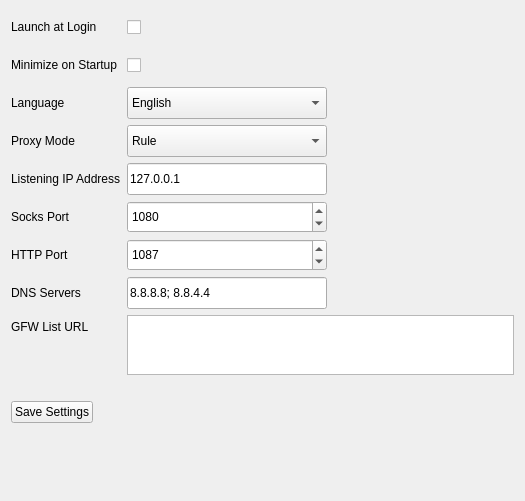
<?xml version="1.0" encoding="UTF-8"?>
<ui version="4.0">
 <class>SettingsPage</class>
 <widget class="QWidget" name="SettingsPage">
  <property name="geometry">
   <rect>
    <x>0</x>
    <y>0</y>
    <width>525</width>
    <height>501</height>
   </rect>
  </property>
  <property name="windowTitle">
   <string>Form</string>
  </property>
  <layout class="QVBoxLayout" name="verticalLayout">
   <item>
    <layout class="QFormLayout" name="formLayout">
     <item row="0" column="0">
      <widget class="ClickableLabel" name="LaunchLabel">
       <property name="minimumSize">
        <size>
         <width>0</width>
         <height>32</height>
        </size>
       </property>
       <property name="maximumSize">
        <size>
         <width>240</width>
         <height>32</height>
        </size>
       </property>
       <property name="text">
        <string>Launch at Login</string>
       </property>
      </widget>
     </item>
     <item row="0" column="1">
      <widget class="QCheckBox" name="LaunchAtLogin">
       <property name="sizePolicy">
        <sizepolicy hsizetype="Minimum" vsizetype="Preferred">
         <horstretch>0</horstretch>
         <verstretch>0</verstretch>
        </sizepolicy>
       </property>
       <property name="minimumSize">
        <size>
         <width>200</width>
         <height>32</height>
        </size>
       </property>
       <property name="maximumSize">
        <size>
         <width>200</width>
         <height>32</height>
        </size>
       </property>
       <property name="layoutDirection">
        <enum>Qt::LeftToRight</enum>
       </property>
       <property name="text">
        <string/>
       </property>
      </widget>
     </item>
     <item row="1" column="1">
      <widget class="QCheckBox" name="HideWindowOnStartUp">
       <property name="sizePolicy">
        <sizepolicy hsizetype="Minimum" vsizetype="Preferred">
         <horstretch>0</horstretch>
         <verstretch>0</verstretch>
        </sizepolicy>
       </property>
       <property name="minimumSize">
        <size>
         <width>200</width>
         <height>32</height>
        </size>
       </property>
       <property name="maximumSize">
        <size>
         <width>200</width>
         <height>32</height>
        </size>
       </property>
       <property name="layoutDirection">
        <enum>Qt::LeftToRight</enum>
       </property>
       <property name="text">
        <string/>
       </property>
       <property name="tristate">
        <bool>false</bool>
       </property>
      </widget>
     </item>
     <item row="1" column="0">
      <widget class="ClickableLabel" name="StartUpLabel">
       <property name="minimumSize">
        <size>
         <width>0</width>
         <height>32</height>
        </size>
       </property>
       <property name="maximumSize">
        <size>
         <width>240</width>
         <height>32</height>
        </size>
       </property>
       <property name="text">
        <string>Minimize on Startup</string>
       </property>
      </widget>
     </item>
     <item row="2" column="1">
      <widget class="QComboBox" name="LanguageBox">
       <property name="sizePolicy">
        <sizepolicy hsizetype="Expanding" vsizetype="Preferred">
         <horstretch>0</horstretch>
         <verstretch>0</verstretch>
        </sizepolicy>
       </property>
       <property name="minimumSize">
        <size>
         <width>100</width>
         <height>32</height>
        </size>
       </property>
       <property name="maximumSize">
        <size>
         <width>200</width>
         <height>32</height>
        </size>
       </property>
       <item>
        <property name="text">
         <string>English</string>
        </property>
       </item>
       <item>
        <property name="text">
         <string>简体中文</string>
        </property>
       </item>
      </widget>
     </item>
     <item row="2" column="0">
      <widget class="QLabel" name="label_3">
       <property name="sizePolicy">
        <sizepolicy hsizetype="Preferred" vsizetype="Preferred">
         <horstretch>0</horstretch>
         <verstretch>0</verstretch>
        </sizepolicy>
       </property>
       <property name="minimumSize">
        <size>
         <width>0</width>
         <height>32</height>
        </size>
       </property>
       <property name="maximumSize">
        <size>
         <width>200</width>
         <height>32</height>
        </size>
       </property>
       <property name="text">
        <string>Language</string>
       </property>
      </widget>
     </item>
     <item row="3" column="1">
      <widget class="QComboBox" name="ProxyMode">
       <property name="sizePolicy">
        <sizepolicy hsizetype="Expanding" vsizetype="Preferred">
         <horstretch>0</horstretch>
         <verstretch>0</verstretch>
        </sizepolicy>
       </property>
       <property name="minimumSize">
        <size>
         <width>100</width>
         <height>32</height>
        </size>
       </property>
       <property name="maximumSize">
        <size>
         <width>200</width>
         <height>32</height>
        </size>
       </property>
       <item>
        <property name="text">
         <string>Rule</string>
        </property>
       </item>
       <item>
        <property name="text">
         <string>Global</string>
        </property>
       </item>
       <item>
        <property name="text">
         <string>Direct</string>
        </property>
       </item>
      </widget>
     </item>
     <item row="3" column="0">
      <widget class="QLabel" name="label_4">
       <property name="sizePolicy">
        <sizepolicy hsizetype="Preferred" vsizetype="Preferred">
         <horstretch>0</horstretch>
         <verstretch>0</verstretch>
        </sizepolicy>
       </property>
       <property name="minimumSize">
        <size>
         <width>0</width>
         <height>32</height>
        </size>
       </property>
       <property name="maximumSize">
        <size>
         <width>200</width>
         <height>32</height>
        </size>
       </property>
       <property name="text">
        <string>Proxy Mode</string>
       </property>
      </widget>
     </item>
     <item row="4" column="0">
      <widget class="QLabel" name="label_5">
       <property name="sizePolicy">
        <sizepolicy hsizetype="Preferred" vsizetype="Preferred">
         <horstretch>0</horstretch>
         <verstretch>0</verstretch>
        </sizepolicy>
       </property>
       <property name="minimumSize">
        <size>
         <width>0</width>
         <height>32</height>
        </size>
       </property>
       <property name="maximumSize">
        <size>
         <width>200</width>
         <height>32</height>
        </size>
       </property>
       <property name="text">
        <string>Listening IP Address</string>
       </property>
      </widget>
     </item>
     <item row="4" column="1">
      <widget class="QLineEdit" name="ListeningIp">
       <property name="sizePolicy">
        <sizepolicy hsizetype="Expanding" vsizetype="Preferred">
         <horstretch>0</horstretch>
         <verstretch>0</verstretch>
        </sizepolicy>
       </property>
       <property name="minimumSize">
        <size>
         <width>100</width>
         <height>32</height>
        </size>
       </property>
       <property name="maximumSize">
        <size>
         <width>200</width>
         <height>32</height>
        </size>
       </property>
       <property name="text">
        <string>127.0.0.1</string>
       </property>
      </widget>
     </item>
     <item row="5" column="0">
      <widget class="QLabel" name="label_7">
       <property name="sizePolicy">
        <sizepolicy hsizetype="Preferred" vsizetype="Preferred">
         <horstretch>0</horstretch>
         <verstretch>0</verstretch>
        </sizepolicy>
       </property>
       <property name="minimumSize">
        <size>
         <width>0</width>
         <height>32</height>
        </size>
       </property>
       <property name="maximumSize">
        <size>
         <width>200</width>
         <height>32</height>
        </size>
       </property>
       <property name="text">
        <string>Socks Port</string>
       </property>
      </widget>
     </item>
     <item row="5" column="1">
      <widget class="QSpinBox" name="SocksPort">
       <property name="sizePolicy">
        <sizepolicy hsizetype="Expanding" vsizetype="Preferred">
         <horstretch>0</horstretch>
         <verstretch>0</verstretch>
        </sizepolicy>
       </property>
       <property name="minimumSize">
        <size>
         <width>100</width>
         <height>32</height>
        </size>
       </property>
       <property name="maximumSize">
        <size>
         <width>200</width>
         <height>32</height>
        </size>
       </property>
       <property name="minimum">
        <number>1000</number>
       </property>
       <property name="maximum">
        <number>65535</number>
       </property>
       <property name="value">
        <number>1080</number>
       </property>
      </widget>
     </item>
     <item row="6" column="0">
      <widget class="QLabel" name="label_8">
       <property name="sizePolicy">
        <sizepolicy hsizetype="Preferred" vsizetype="Preferred">
         <horstretch>0</horstretch>
         <verstretch>0</verstretch>
        </sizepolicy>
       </property>
       <property name="minimumSize">
        <size>
         <width>0</width>
         <height>32</height>
        </size>
       </property>
       <property name="maximumSize">
        <size>
         <width>200</width>
         <height>32</height>
        </size>
       </property>
       <property name="text">
        <string>HTTP Port</string>
       </property>
      </widget>
     </item>
     <item row="6" column="1">
      <widget class="QSpinBox" name="HttpPort">
       <property name="sizePolicy">
        <sizepolicy hsizetype="Expanding" vsizetype="Preferred">
         <horstretch>0</horstretch>
         <verstretch>0</verstretch>
        </sizepolicy>
       </property>
       <property name="minimumSize">
        <size>
         <width>100</width>
         <height>32</height>
        </size>
       </property>
       <property name="maximumSize">
        <size>
         <width>200</width>
         <height>32</height>
        </size>
       </property>
       <property name="minimum">
        <number>1000</number>
       </property>
       <property name="maximum">
        <number>65535</number>
       </property>
       <property name="value">
        <number>1087</number>
       </property>
      </widget>
     </item>
     <item row="7" column="0">
      <widget class="QLabel" name="label_6">
       <property name="sizePolicy">
        <sizepolicy hsizetype="Preferred" vsizetype="Preferred">
         <horstretch>0</horstretch>
         <verstretch>0</verstretch>
        </sizepolicy>
       </property>
       <property name="minimumSize">
        <size>
         <width>0</width>
         <height>32</height>
        </size>
       </property>
       <property name="maximumSize">
        <size>
         <width>200</width>
         <height>32</height>
        </size>
       </property>
       <property name="text">
        <string>DNS Servers</string>
       </property>
      </widget>
     </item>
     <item row="7" column="1">
      <widget class="QLineEdit" name="DnsServers">
       <property name="sizePolicy">
        <sizepolicy hsizetype="Expanding" vsizetype="Preferred">
         <horstretch>0</horstretch>
         <verstretch>0</verstretch>
        </sizepolicy>
       </property>
       <property name="minimumSize">
        <size>
         <width>100</width>
         <height>32</height>
        </size>
       </property>
       <property name="maximumSize">
        <size>
         <width>200</width>
         <height>32</height>
        </size>
       </property>
       <property name="text">
        <string>8.8.8.8; 8.8.4.4</string>
       </property>
      </widget>
     </item>
     <item row="8" column="0">
      <widget class="QLabel" name="label_9">
       <property name="sizePolicy">
        <sizepolicy hsizetype="Preferred" vsizetype="Preferred">
         <horstretch>0</horstretch>
         <verstretch>0</verstretch>
        </sizepolicy>
       </property>
       <property name="maximumSize">
        <size>
         <width>200</width>
         <height>16777215</height>
        </size>
       </property>
       <property name="text">
        <string>GFW List URL</string>
       </property>
      </widget>
     </item>
     <item row="8" column="1">
      <widget class="QPlainTextEdit" name="GfwUrl">
       <property name="minimumSize">
        <size>
         <width>0</width>
         <height>60</height>
        </size>
       </property>
       <property name="maximumSize">
        <size>
         <width>16777215</width>
         <height>60</height>
        </size>
       </property>
      </widget>
     </item>
    </layout>
   </item>
   <item>
    <layout class="QHBoxLayout" name="horizontalLayout">
     <property name="topMargin">
      <number>20</number>
     </property>
     <item>
      <widget class="QPushButton" name="Save">
       <property name="text">
        <string>Save Settings</string>
       </property>
      </widget>
     </item>
     <item>
      <spacer name="horizontalSpacer">
       <property name="orientation">
        <enum>Qt::Horizontal</enum>
       </property>
       <property name="sizeHint" stdset="0">
        <size>
         <width>40</width>
         <height>20</height>
        </size>
       </property>
      </spacer>
     </item>
    </layout>
   </item>
   <item>
    <widget class="QLabel" name="Info">
     <property name="layoutDirection">
      <enum>Qt::LeftToRight</enum>
     </property>
     <property name="text">
      <string/>
     </property>
     <property name="alignment">
      <set>Qt::AlignLeading|Qt::AlignLeft|Qt::AlignVCenter</set>
     </property>
    </widget>
   </item>
   <item>
    <spacer name="verticalSpacer">
     <property name="orientation">
      <enum>Qt::Vertical</enum>
     </property>
     <property name="sizeHint" stdset="0">
      <size>
       <width>20</width>
       <height>40</height>
      </size>
     </property>
    </spacer>
   </item>
  </layout>
 </widget>
 <customwidgets>
  <customwidget>
   <class>ClickableLabel</class>
   <extends>QLabel</extends>
   <header location="global">ClickableLabel.h</header>
  </customwidget>
 </customwidgets>
 <resources/>
 <connections/>
</ui>
